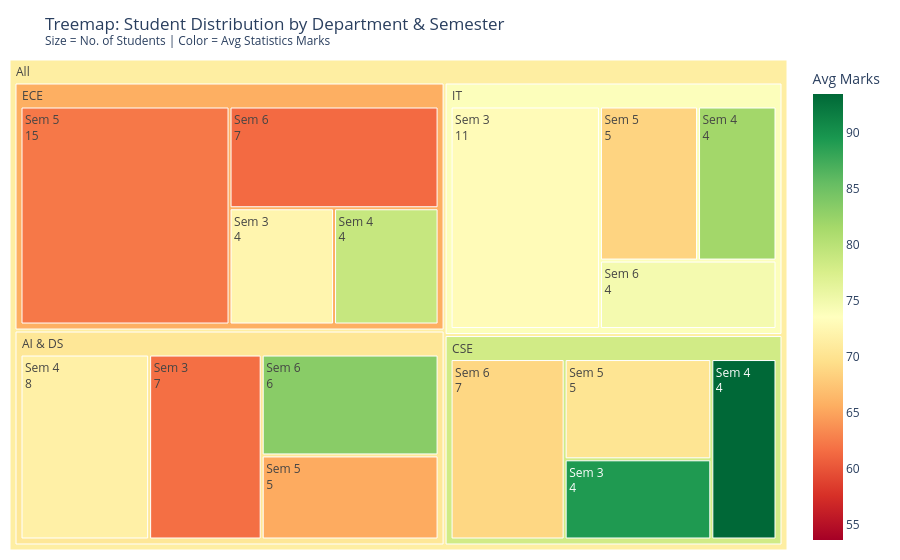

The code cell stored with this chart in its notebook:
### Markdown cell above
3. Plotly Express: Treemap – Hierarchical or categorical data

### Code cell
# Aggregate: count students and compute average marks per Department → Semester
df_tree = df.groupby(["Department", "Semester"]).agg(
    Student_Count=("Student_ID", "count"),
    Avg_Marks=("Statistics_Marks", "mean")
).reset_index()

df_tree["Semester_Label"] = "Sem " + df_tree["Semester"].astype(str)

fig = px.treemap(
    df_tree, path=[px.Constant("All"), "Department", "Semester_Label"],
    values="Student_Count",
    color="Avg_Marks",
    color_continuous_scale="RdYlGn",
    color_continuous_midpoint=df_tree["Avg_Marks"].mean(),
    title="Treemap: Student Distribution by Department & Semester<br>"
          "<sup>Size = No. of Students | Color = Avg Statistics Marks</sup>",
    hover_data={"Student_Count": True, "Avg_Marks": ":.1f"}
)

fig.update_traces(root_color="lightgrey", textinfo="label+value")
fig.update_layout(margin=dict(t=60, l=10, r=10, b=10), coloraxis_colorbar_title="Avg Marks")

fig.show()

### Figure 1 — Plotly figure (JSON) as saved in the notebook; plotly's stock layout.template omitted (floating-point values rounded to 4 significant figures)
{"data": [{"branchvalues": "total", "customdata": [[7.0, 61.71], [8.0, 71.62], [5.0, 65.4], [6.0, 83.33], [4.0, 89.25], [4.0, 93.5], [5.0, 70.2], [7.0, 68.86], [4.0, 72.25], [4.0, 79.0], [15.0, 62.27], [7.0, 61.43], [11.0, 73.0], [4.0, 81.75], [5.0, 68.6], [4.0, 74.75], [26.0, 70.46], [20.0, 78.2], [30.0, 65.63], [24.0, 73.83], [100.0, 71.37]], "domain": {"x": [0, 1], "y": [0, 1]}, "hovertemplate": "labels=%{label}<br>Student_Count=%{customdata[0]}<br>parent=%{parent}<br>id=%{id}<br>Avg_Marks=%{color:.1f}<extra></extra>", "ids": ["All/AI & DS/Sem 3", "All/AI & DS/Sem 4", "All/AI & DS/Sem 5", "All/AI & DS/Sem 6", "All/CSE/Sem 3", "All/CSE/Sem 4", "All/CSE/Sem 5", "All/CSE/Sem 6", "All/ECE/Sem 3", "All/ECE/Sem 4", "All/ECE/Sem 5", "All/ECE/Sem 6", "All/IT/Sem 3", "All/IT/Sem 4", "All/IT/Sem 5", "All/IT/Sem 6", "All/AI & DS", "All/CSE", "All/ECE", "All/IT", "All"], "labels": ["Sem 3", "Sem 4", "Sem 5", "Sem 6", "Sem 3", "Sem 4", "Sem 5", "Sem 6", "Sem 3", "Sem 4", "Sem 5", "Sem 6", "Sem 3", "Sem 4", "Sem 5", "Sem 6", "AI & DS", "CSE", "ECE", "IT", "All"], "marker": {"coloraxis": "coloraxis", "colors": [61.71, 71.62, 65.4, 83.33, 89.25, 93.5, 70.2, 68.86, 72.25, 79.0, 62.27, 61.43, 73.0, 81.75, 68.6, 74.75, 70.46, 78.2, 65.63, 73.83, 71.37]}, "name": "", "parents": ["All/AI & DS", "All/AI & DS", "All/AI & DS", "All/AI & DS", "All/CSE", "All/CSE", "All/CSE", "All/CSE", "All/ECE", "All/ECE", "All/ECE", "All/ECE", "All/IT", "All/IT", "All/IT", "All/IT", "All", "All", "All", "All", ""], "root": {"color": "lightgrey"}, "textinfo": "label+value", "type": "treemap", "values": [7.0, 8.0, 5.0, 6.0, 4.0, 4.0, 5.0, 7.0, 4.0, 4.0, 15.0, 7.0, 11.0, 4.0, 5.0, 4.0, 26.0, 20.0, 30.0, 24.0, 100.0]}], "layout": {"coloraxis": {"cmid": 73.56, "colorbar": {"title": {"text": "Avg Marks"}}, "colorscale": [[0, "rgb(165,0,38)"], [0.1, "rgb(215,48,39)"], [0.2, "rgb(244,109,67)"], [0.3, "rgb(253,174,97)"], [0.4, "rgb(254,224,139)"], [0.5, "rgb(255,255,191)"], [0.6, "rgb(217,239,139)"], [0.7, "rgb(166,217,106)"], [0.8, "rgb(102,189,99)"], [0.9, "rgb(26,152,80)"], [1, "rgb(0,104,55)"]]}, "legend": {"tracegroupgap": 0}, "margin": {"b": 10, "l": 10, "r": 10, "t": 60}, "title": {"text": "Treemap: Student Distribution by Department & Semester<br><sup>Size = No. of Students | Color = Avg Statistics Marks</sup>"}}}
